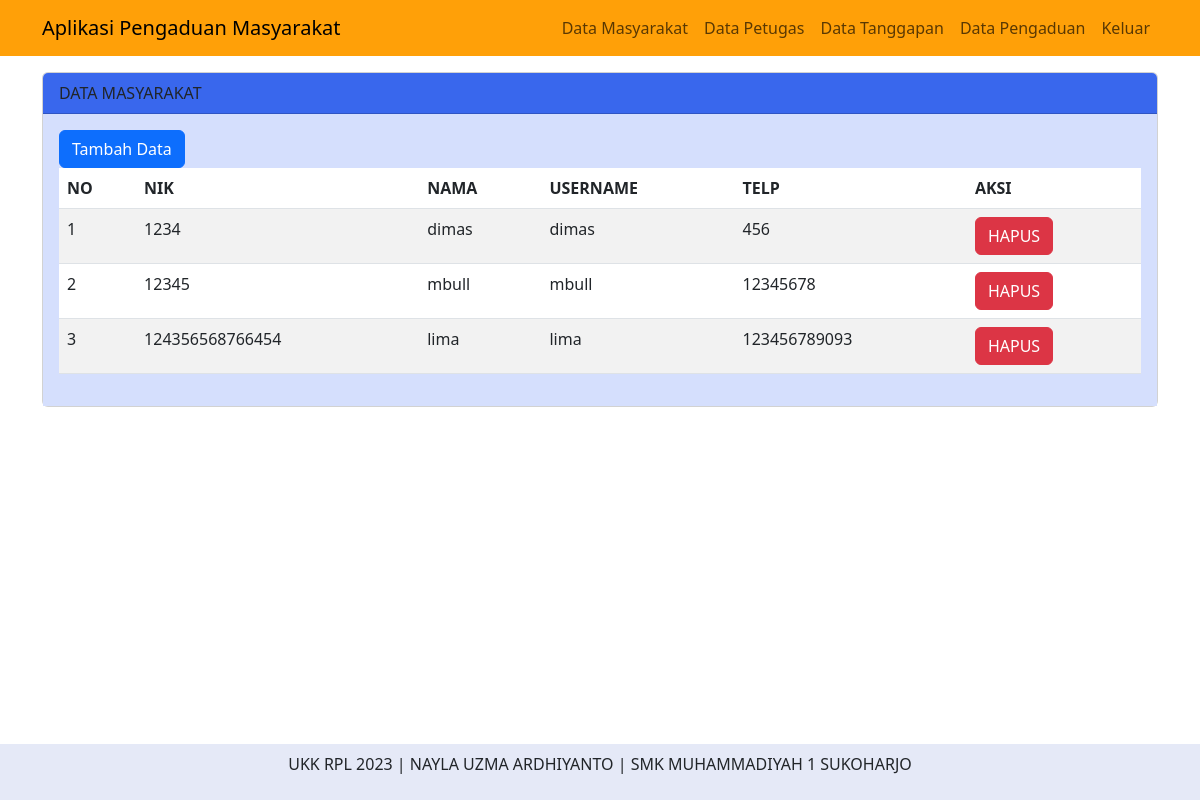
The page /admin/index.php?page=masyarakat (signed in) on the database its author committed.
### tables this page shows
CREATE TABLE `masyarakat` (
  `nik` char(16) NOT NULL,
  `nama` varchar(35) NOT NULL,
  `username` varchar(25) NOT NULL,
  `password` varchar(32) NOT NULL,
  `telp` varchar(13) NOT NULL,
  `level` varchar(10) NOT NULL
);

### admin/data_masyarakat.php (the view, shortened to what this page needs)
<div class="container">
<div class="row">
    <div class="col-md-12 mt-3">
    <div class="card">
            <div class="card-header" style="background-color: #3967ED;">
                DATA MASYARAKAT
            </div>
            <div class="card-body" style="background-color: #D5DFFD;">
            <a href="" class="btn btn-primary" data-bs-toggle="modal" data-bs-target="#tambahData">Tambah Data</a>
                <table class="table table-striped">
                    <thead>
                        <tr>
                            <th>NO</th>
                            <th>NIK</th>
                            <th>NAMA</th>
                            <th>USERNAME</th>
                            <th>TELP</th>
                            <th>AKSI</th>
                        </tr>
                    </thead>
                    <tbody>
                    <?php
                        include '../config/koneksi.php';
                        $no = 1;
                        $query = mysqli_query($koneksi, "SELECT * FROM masyarakat");
                        while($data = mysqli_fetch_array($query)) { ?>
                        <tr>
                            <td><?php echo $no++; ?></td>
                            <td><?php echo $data['nik'] ?></td>
                            <td><?php echo $data['nama'] ?></td>
                            <td><?php echo $data['username'] ?></td>
                            <td><?php echo $data['telp'] ?></td>
                            <td>
                            <a href="" class="btn btn-danger" data-bs-toggle="modal" data-bs-target="#hapus<?php echo $data['nik'] ?>">HAPUS</a>
                            </td>
                        </tr>
                        <?php }?>
                    </tbody>
                </table>
            </div>
        </div>
    </div>
</div>
</div>

### rows shown on the page
masyarakat: nik "1234", nama "dimas", username "dimas", telp "456"
masyarakat: nik "12345", nama "mbull", username "mbull", telp "12345678"
masyarakat: nik "124356568766454", nama "lima", username "lima", telp "123456789093"
